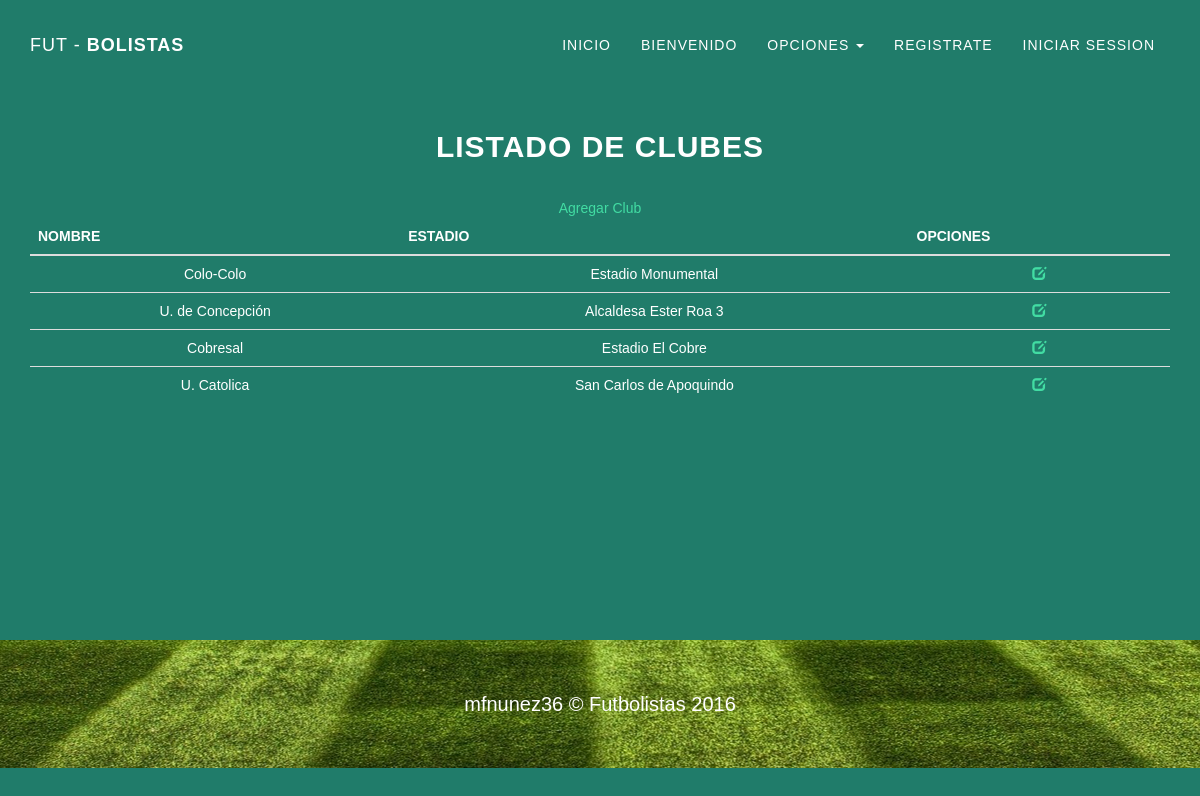
The page /Codei/index.php/club on the database its author committed.
### tables this page shows
CREATE TABLE `club` (
  `id` int(11) NOT NULL,
  `nombre` varchar(100) NOT NULL,
  `estadio` varchar(100) NOT NULL
);

### Codei/application/controllers/club.php (called while the page is built, shortened)
<?php
class Club extends CI_Controller
{
	function __construct()
	{
		$this->load->helper('url');
		$this->load->model('club_mod');
    }
    function index()
	{
		$this->load->view("Shared/head", array("title" => "Clubes", "estilo" => array("grayscale.css")));
		$this->load->view("Shared/nav");
		$resultado['data'] = $this->club_mod->ListarClubes();
		$this->load->view('Club/index', $resultado);
		$this->load->view("Shared/footer", array("scripts" => array("grayscale.js", "jquery.easing.min.js")));
	}
}

### Codei/index.php (called while the page is built, shortened)
<?php
require_once BASEPATH.'core/CodeIgniter.php';

### Codei/application/models/club_mod.php (called while the page is built, shortened)
<?php
class Club_mod extends CI_Model
{
    function ListarClubes()
    {
    	try
    	{
    		$query = $this->db->get('club');
	    	if ($query->num_rows() > 0)
	    	{
	    		return $query;
	    	}
	    	else
	    	{
	    		return null;
	    	}
    	}
    	catch (Exception $e)
    	{
    		return $e;
    	}
    }
}

### Codei/application/views/Club/index.php (the view)
<section class="container content-section text-center">
   <div>
        <h2>Listado de Clubes</h2>
        <a href="<?= site_url('Club/Agregar') ?>">Agregar Club</a>
        <table class="table">
            <thead>
                <th>NOMBRE</th>
                <th>ESTADIO</th>
                <th COLSPAN="2">OPCIONES</th>
            </thead>
            <tbody>
                <?php foreach ($data->result() as $row) { ?>
                    <tr>
                        <td><?= $row->nombre ?></td>
                        <td><?= $row->estadio ?></td>
                        <td>
                            <a href="<?= site_url('Club/Editar/').$row->id ?>"><span class="glyphicon glyphicon-edit"></span></a>
                        </td>
                    </tr>
                <?php } ?>
            </tbody>
        </table>
    </div>
</section>

### Codei/css/grayscale.css (style rules this page uses)
body { width: 100%; height: 100%; font-family: Helvetica, Arial, sans-serif; color: white; background-color: #207C6A; }
html { width: 100%; height: 100%; }
h1, h2, h3, h4, h5, h6 { margin: 0 0 35px; text-transform: uppercase; font-family: Helvetica, Arial, sans-serif; font-weight: 700; letter-spacing: 1px; }
a { color: #42DCA3; -webkit-transition: all 0.2s ease-in-out; -moz-transition: all 0.2s ease-in-out; transition: all 0.2s ease-in-out; }
.content-section { min-height: 80%; padding-top: 130px; padding-bottom: 130px; }

### rows shown on the page
club: nombre "Colo-Colo", estadio "Estadio Monumental"
club: nombre "U. de Concepción", estadio "Alcaldesa Ester Roa 3"
club: nombre "Cobresal", estadio "Estadio El Cobre"
club: nombre "U. Catolica", estadio "San Carlos de Apoquindo"
